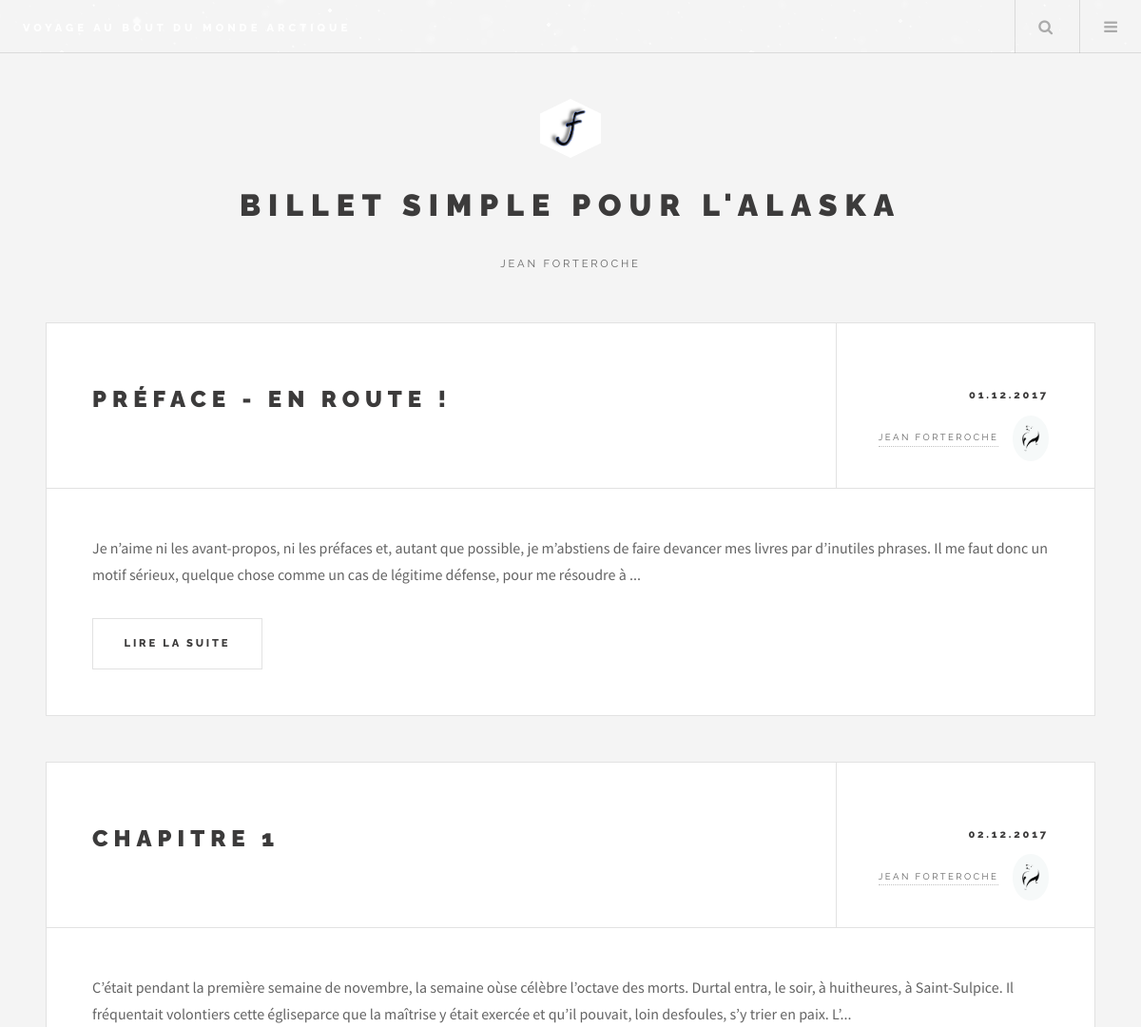
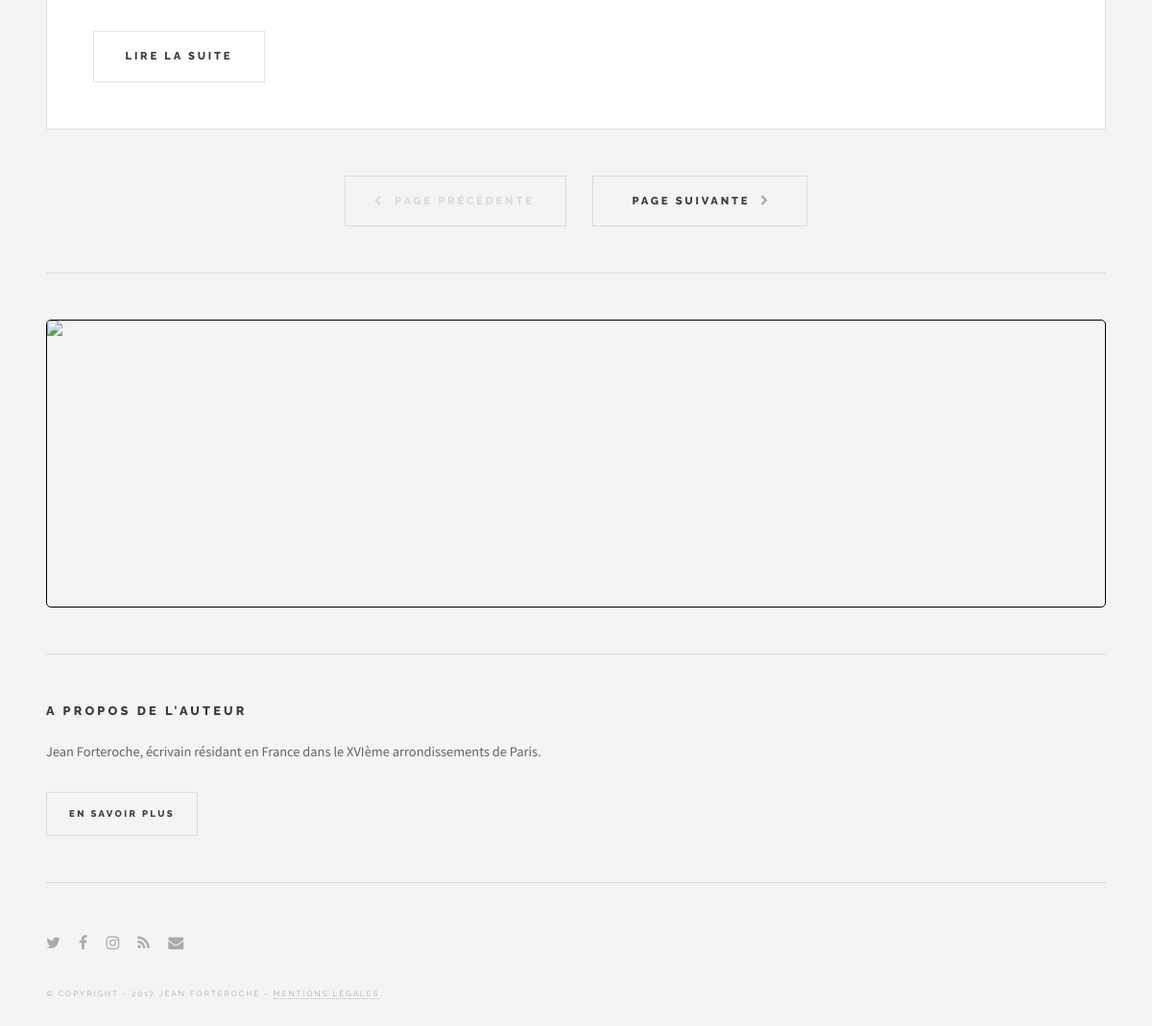
The page / on the database its author committed (2 pictures, top to bottom).
### tables this page shows
CREATE TABLE `posts` (
  `id` int(11) NOT NULL,
  `title` varchar(255) NOT NULL,
  `content` text NOT NULL,
  `post_date` datetime NOT NULL
);

### models/Manager.php (called while the page is built)
<?php
class Manager
{
    protected function dbConnect()
    {
        try {
            $db = new PDO('mysql:host=localhost;dbname=projet_3;charset=utf8','root','Commercy1411');
            return $db;
        } catch (\Exception $e) {
            die('Erreur :' . $e->getMessage());
        }
    }
}

### models/PostManager.php (called while the page is built, shortened)
<?php
class PostManager extends Manager
{
    private $db;
    public function __construct()
    {
        $this->db = $this->dbConnect();
    }
    public function count()
    {
        return $this->db->query('SELECT COUNT(*) FROM posts')->fetchColumn();
    }
    public function pagination($start, $nbr)
    {
        $posts = [];
        $req = $this->db->prepare('SELECT id, title, content, DATE_FORMAT(post_date, \'%d.%m.%Y\')AS postDate FROM posts LIMIT :start, :nbr');
        $req->bindValue(':start', $start, \PDO::PARAM_INT);
        $req->bindValue(':nbr', $nbr, \PDO::PARAM_INT);
        if (!$req->execute()) {
            throw new \Exception('Impossible de sélectionner les articles pour la pagination.');
        } else {
            while ($data = $req->fetch(\PDO::FETCH_ASSOC)) {
                $posts[] = new Post($data);
            }
            return $posts;
        }
    }
}

### models/Hydrating.php (called while the page is built, shortened)
<?php
abstract class Hydrating
{
    public function hydrate(array $data)
    {
        foreach ($data as $key => $value) {
            $method = 'set' . ucfirst($key);
        }
    }
}

### models/Post.php (called while the page is built, shortened)
<?php
class Post extends Hydrating
{
    private $id;
    private $title;
    private $content;
    private $postDate;
    public function getId()
    {
        return $this->id;
    }
    public function setId($id)
    {
        $id = (int) $id;
        if ($id > 0) {
            $this->id = $id;
        }
    }
    public function getTitle()
    {
        return $this->title;
    }
    public function setTitle($title)
    {
        $title = (string) $title;
        $this->title = $title;
    }
    public function getContent()
    {
        return $this->content;
    }
    public function setContent($content)
    {
        $content = (string) htmlspecialchars_decode($content);
        $this->content = $content;
    }
    public function getPostDate()
    {
        return $this->postDate;
    }
    public function setPostDate($date)
    {
        $date = (string) $date;
        $this->postDate = $date;
    }
}

### views/frontend/home.php (the view, shortened to what this page needs)
<?php
include('views/template/header.php'); ?>
        <div id="main">
            <?php foreach($posts as $post) {  ;?>
                <article class="post">
                    <header>
                        <div class="title">
                            <h2><a href="index.php?page=<?= $currentPage ;?>&amp;frontend=post&amp;id=<?=$post->getId() ;?>"><?= $post->getTitle() ;?></a></h2>
                        </div>
                        <div class="meta">
                            <time class="published" datetime="2017-12-01"><?= $post->getPostDate(); ?></time>
                            <a class="author" href="#"><span class="name">Jean Forteroche</span><img src="public/images/polaricone.png" alt="auteur" /></a>
                        </div>
                    </header>
                    <p><?= substr($post->getContent(), 0, 300) . '...' ;?></p>
                    <footer>
                        <ul class="actions">
                            <li><a href="index.php?frontend=post&amp;page=<?= $currentPage ?>&amp;id=<?= $post->getId() ?>" class="button big">Lire la suite</a></li>
                        </ul>
                    </footer>
                </article>
                <?php } ;?>
            <ul class="actions pagination">
                <?php if($currentPage == 1) { ;?>
                    <li><a href="index.php?frontend=listPosts&amp;page=<?= $currentPage - 1 ?>" class="disabled button big previous">Page précédente</a></li>
                <?php } else { ;?>
                    <li><a href="index.php?frontend=listPosts&amp;page=<?= $currentPage - 1 ?>" class="button big previous">Page précédente</a></li>
                <?php } ;?>
                <?php if($currentPage == $nbrPage) { ;?>
                    <li><a href="index.php?frontend=listPosts&amp;page=<?= $currentPage + 1 ?>" class="disabled button big next">Page Suivante</a></li>
                <?php } else { ;?>
                    <li><a href="index.php?frontend=listPosts&amp;page=<?= $currentPage + 1 ?>" class="button big next">Page Suivante</a></li>
                <?php } ;?>
            </ul>
        </div>
        <section id="sidebar">
            <section id="intro">
                <a href="" class="logo"><img src="public/images/logoForteroche.png" alt="logo JF" /></a>
                <header>
                    <h2>Billet simple pour l'Alaska</h2>
                    <p>Jean Forteroche </p>
                </header>
            </section>
            <div>
                <div id="slider">
                    <figure>
                        <img class="imgHome" alt="Alaska " src="public/images/andrew-ly-152153.jpg"/>
                    </figure>
                </div>
            </div>
            <section class="blurb">
                <h2>A propos de l'auteur</h2>
                <p>Jean Forteroche, écrivain résidant en France dans le XVIème arrondissements de Paris.</p>
                <ul class="actions">
                    <li><a href="#" class="button">En savoir plus</a></li>
                </ul>
            </section>
            <section id="footer">
                <ul class="icons">
                    <li><a href="#" class="fa-twitter"><span class="label">Twitter</span></a></li>
                    <li><a href="#" class="fa-facebook"><span class="label">Facebook</span></a></li>
                    <li><a href="#" class="fa-instagram"><span class="label">Instagram</span></a></li>
                    <li><a href="#" class="fa-rss"><span class="label">RSS</span></a></li>
                    <li><a href="index.php?frontend=contactForm" class="fa-envelope"><span class="label">Email</span></a></li>
                </ul>
                <p class="copyright">&copy; Copyright - 2017 Jean Forteroche - <a href="#">mentions légales</a>.</p>
            </section>
        </section>
</body>
</html>

### public/css/style.css (style rules this page uses)
.imgHome { border: solid 1px black; border-radius: 5px 5px; height: 300px; width: auto; }
body { margin: 0; }
div#slider { overflow: hidden; }
div#slider figure img { width: 20%; float: left; }
div#slider figure { position: relative; width: 500%; margin: 0; left: 0; text-align: left; font-size: 0; animation: 30s slidy infinite; }

### rows shown on the page
posts: title "PRÉFACE - EN ROUTE !", PostDate "01.12.2017", content "Je n’aime ni les avant-propos, ni les préfaces et, autant que possible, je m’abstiens de faire devancer mes livres par d’inutiles phrases. Il me faut donc un motif sérieux, quelque chose comme un cas de légitime défense, pour me résoudre à"
posts: title "CHAPITRE 1", PostDate "02.12.2017", content "C’était pendant la première semaine de novembre, la semaine oùse célèbre l’octave des morts. Durtal entra, le soir, à huitheures, à Saint-Sulpice. Il fréquentait volontiers cette égliseparce que la maîtrise y était exercée et qu’il pouvait, loin desfoules, s’y trier en paix. L’"
